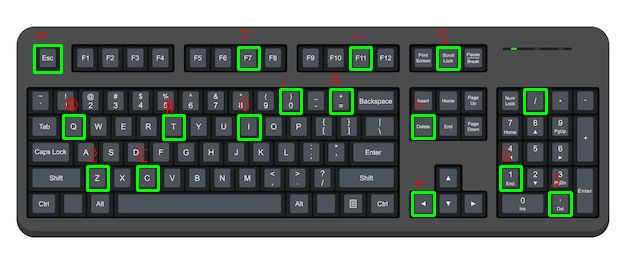
#> input picture annotated_keyboard_image.jpg, 626 x 264 px
$ python -i cv_ocr_final.py   (imports and definitions only)
#> lines starting #> are read from the running program, lines starting #| are printed output that depends on the picture; after the words box and inside, x2 and y2 are one past the last pixel; in counts of white or black regions, pixels touching at a corner belong together
#> further down, picture is the input picture: shape (264, 626, 3); mean B, G, R 111.3, 114.9, 107.7
import cv2
import pytesseract
import numpy as np
import os
import json
import math
import statistics
import shlex
from PIL import Image

# Check if running in Colab for display, otherwise handle standard OpenCV
try:
    from google.colab.patches import cv2_imshow
except ImportError:
    def cv2_imshow(img):
        cv2.imshow("Preview", img)

# --- CONFIGURATION ---
VALID_KEY_CHARS = list("ABCDEFGHIJKLMNOPQRSTUVWXYZabcdefghijklmnopqrstuvwxyz0123456789`~!@#$%^&*()-_=+[]{}\\|;:'\",.<>/?")
VALID_KEYS = set(VALID_KEY_CHARS)
DIGITS = set("0123456789")
LETTERS = set("ABCDEFGHIJKLMNOPQRSTUVWXYZ")

# Full QWERTY including number row
QWERTY_FULL = [
    ['`', '1', '2', '3', '4', '5', '6', '7', '8', '9', '0', '-', '='],
    ['Q', 'W', 'E', 'R', 'T', 'Y', 'U', 'I', 'O', 'P'],
    ['A', 'S', 'D', 'F', 'G', 'H', 'J', 'K', 'L'],
    ['Z', 'X', 'C', 'V', 'B', 'N', 'M']
]

# Letters-only layout (no number row)
QWERTY_LETTERS = [
    ['Q', 'W', 'E', 'R', 'T', 'Y', 'U', 'I', 'O', 'P'],
    ['A', 'S', 'D', 'F', 'G', 'H', 'J', 'K', 'L'],
    ['Z', 'X', 'C', 'V', 'B', 'N', 'M']
]

# --- PREPROCESSING: build adaptive mask and edge mask, then union ---
def build_masks(img, block_size=21, C=5):
#> called with block_size = 21, C = 5
    gray = cv2.cvtColor(img, cv2.COLOR_BGR2GRAY)
    gray_blur = cv2.GaussianBlur(gray, (5, 5), 0)
    bs = block_size if block_size % 2 == 1 else block_size + 1
    mask_adaptive = cv2.adaptiveThreshold(
        gray_blur, 255,
        cv2.ADAPTIVE_THRESH_MEAN_C, cv2.THRESH_BINARY_INV,
        bs, C
    )
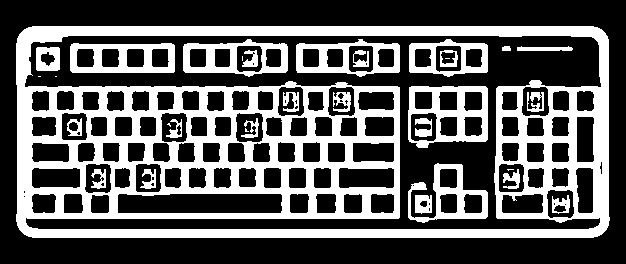
#> mask_adaptive: shape (264, 626); 35.4% white; 32 white regions (7 under 20 px), largest, box (x1, y1, x2, y2) and area: (16, 26, 610, 238) 44464, (408, 86, 488, 148) 2322, (70, 43, 175, 73) 1874
    kernel_small = cv2.getStructuringElement(cv2.MORPH_RECT, (3, 3))
    mask_adaptive = cv2.morphologyEx(mask_adaptive, cv2.MORPH_CLOSE, kernel_small, iterations=1)
#> mask_adaptive: shape (264, 626); 35.7% white; 27 white regions (2 under 20 px), largest, box (x1, y1, x2, y2) and area: (16, 26, 610, 238) 44553, (408, 86, 488, 148) 2336, (70, 43, 175, 73) 1875
    mask_adaptive = cv2.erode(mask_adaptive, kernel_small, iterations=1)
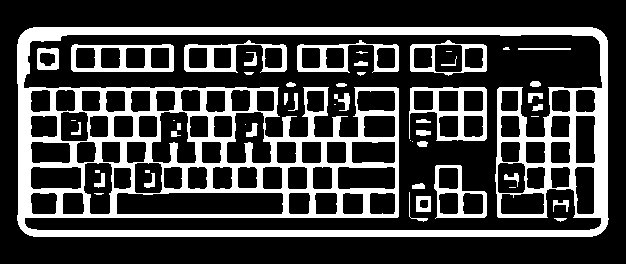
#> mask_adaptive: shape (264, 626); 25.4% white; 51 white regions (14 under 20 px), largest, box (x1, y1, x2, y2) and area: (17, 27, 609, 237) 32959, (409, 87, 487, 141) 1505, (71, 44, 174, 72) 1309
    gray_bi = cv2.bilateralFilter(gray, 9, 75, 75)
    edges = cv2.Canny(gray_bi, 40, 160)
#> edges: shape (264, 626); 6% white in thin lines or dots, all inside (x1, y1, x2, y2) = (16, 26, 610, 238)
    edges = cv2.morphologyEx(edges, cv2.MORPH_CLOSE, kernel_small, iterations=1)
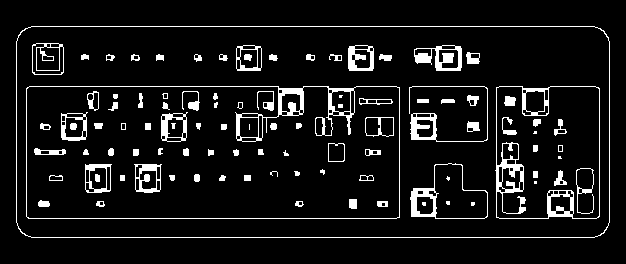
#> edges: shape (264, 626); 8.2% white; 99 white regions (15 under 20 px), largest, box (x1, y1, x2, y2) and area: (26, 86, 400, 219) 2131, (495, 86, 600, 219) 1764, (16, 26, 610, 238) 1593
    mask_edges = cv2.dilate(edges, kernel_small, iterations=1)
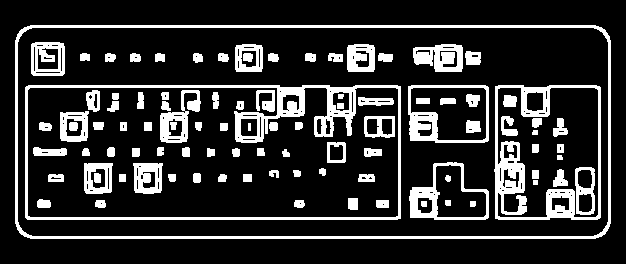
#> mask_edges: shape (264, 626); 18.1% white; 97 white regions, largest, box (x1, y1, x2, y2) and area: (25, 85, 401, 220) 5161, (15, 25, 611, 239) 4809, (494, 85, 601, 220) 3702
    mask_union = cv2.bitwise_or(mask_adaptive, mask_edges)
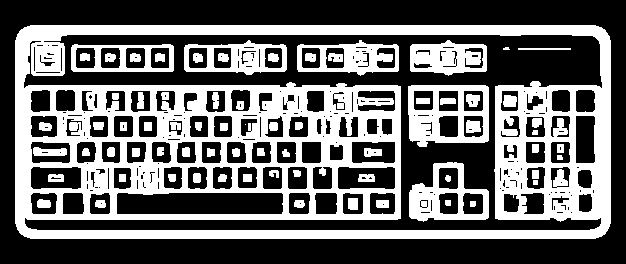
#> mask_union: shape (264, 626); 40.5% white; 73 white regions (2 under 20 px)
    return gray, mask_adaptive, mask_edges, mask_union

# --- FIND CONTOURS ---
def find_key_contours(binary_mask, img_shape):
#> called with img_shape = (264, 626, 3)
    contours, _ = cv2.findContours(binary_mask.copy(), cv2.RETR_TREE, cv2.CHAIN_APPROX_SIMPLE)
#> contours = 355 contours, 149 with area under 20; largest, box (x1, y1, x2, y2) and area: (15, 25, 611, 239) 126452, (23, 34, 603, 231) 46938, (408, 85, 489, 147) 4518, (116, 192, 284, 215) 3614, (409, 162, 489, 222) 3218
    H, W = img_shape[:2]
    image_area = float(W * H)
    min_area = image_area * 0.00001
    max_area = image_area * 0.08
    candidates = []
    for cnt in contours:
        area = cv2.contourArea(cnt)
        if area < min_area or area > max_area:
            continue
        x, y, w, h = cv2.boundingRect(cnt)
        if w < 10 or h < 10:
            continue
        aspect = w / float(h)
        if not (0.35 < aspect < 9.0):
            continue
        rect_area = w * h
        if rect_area <= 0:
            continue
        fill_ratio = area / float(rect_area)
        if fill_ratio < 0.20:
            continue
        approx = cv2.approxPolyDP(cnt, 0.03 * cv2.arcLength(cnt, True), True)
        if len(approx) < 4 or len(approx) > 14:
            continue
        candidates.append(cnt)
#> this loop made 355 passes
#> (area, x, y, w, h, aspect, rect_area, fill_ratio) on passes 9, 13, 16: (243.5, 578, 193, 15, 20, 0.75, 300, 0.812), (553, 369, 192, 27, 23, 1.17, 621, 0.89), (441, 342, 192, 22, 23, 0.957, 506, 0.872)
#> after the loop, candidates = 109 contours; largest, box (x1, y1, x2, y2) and area: (408, 85, 489, 147) 4518, (116, 192, 284, 215) 3614, (409, 162, 489, 222) 3218, (184, 40, 287, 75) 2752, (297, 40, 399, 76) 2721
    candidates = sorted(candidates, key=lambda c: (cv2.boundingRect(c)[1], cv2.boundingRect(c)[0]))
    return candidates

# --- OCR HELPERS ---
def _run_tesseract(pil_img, whitelist):
    whitelist_token = shlex.quote(whitelist)
    for psm in (10, 8, 6, 7, 13):
        config = f'--oem 1 --psm {psm} -c tessedit_char_whitelist={whitelist_token}'
        text = pytesseract.image_to_string(pil_img, config=config).strip().replace("\n", "")
        if text:
            return text
    return ""

def ocr_label_from_roi(gray, bbox, valid_keys=VALID_KEYS):
    x, y, w, h = bbox
    margin = int(0.10 * min(w, h))
    rx1 = max(0, x + margin)
    ry1 = max(0, y + margin)
    rx2 = min(gray.shape[1], x + w - margin)
    ry2 = min(gray.shape[0], y + h - margin)
    roi = gray[ry1:ry2, rx1:rx2]
    if roi.size == 0 or roi.shape[0] < 6 or roi.shape[1] < 6:
        return None
    roi_big = cv2.resize(roi, None, fx=3.0, fy=3.0, interpolation=cv2.INTER_CUBIC)
    roi_bin = cv2.threshold(roi_big, 0, 255, cv2.THRESH_BINARY + cv2.THRESH_OTSU)[1]
    roi_inv = cv2.bitwise_not(roi_bin)
    whitelist = ''.join(sorted(valid_keys))
    pil_inv = Image.fromarray(roi_inv)
    text = _run_tesseract(pil_inv, whitelist)
    if not text:
        pil_bin = Image.fromarray(roi_bin)
        text = _run_tesseract(pil_bin, whitelist)
    if not text:
        return None
    if len(text) == 1 and text.isalpha():
        text = text.upper()
    mapping = {'|': 'I', 'l': 'I'}
    text = mapping.get(text, text)
    return text if text in valid_keys else None

# --- GEOMETRY HELPERS ---
def iou_box(a, b):
    ax, ay, aw, ah = a
    bx, by, bw, bh = b
    x1 = max(ax, bx); y1 = max(ay, by)
    x2 = min(ax + aw, bx + bw); y2 = min(ay + ah, by + bh)
    inter = max(0, x2 - x1) * max(0, y2 - y1)
    denom = (aw * ah) + (bw * bh) - inter
    return inter / denom if denom > 0 else 0.0

def nms_boxes(boxes, iou_thresh=0.35):
    if not boxes:
        return []
    areas = [(w * h) for (_, _, w, h) in boxes]
    idxs = list(range(len(boxes)))
    idxs.sort(key=lambda i: areas[i], reverse=True)
    kept = []
    while idxs:
        i = idxs.pop(0)
        keep = True
        for k in kept:
            if iou_box(boxes[i], boxes[k]) > iou_thresh:
                keep = False
                break
        if keep:
            kept.append(i)
        idxs = [j for j in idxs if iou_box(boxes[j], boxes[i]) <= iou_thresh]
    return [boxes[i] for i in kept]

def remove_nested_boxes(boxes, pad=2, area_ratio_thresh=0.85):
    if not boxes:
        return []
    areas = [w * h for (x, y, w, h) in boxes]
    idxs = list(range(len(boxes)))
    idxs.sort(key=lambda i: areas[i], reverse=True)
    def contains(outer, inner):
        ox, oy, ow, oh = outer
        ix, iy, iw, ih = inner
        return (ix >= ox + pad and iy >= oy + pad and
                ix + iw <= ox + ow - pad and iy + ih <= oy + oh - pad)
    keep = [True] * len(boxes)
    for i_pos, i in enumerate(idxs):
        if not keep[i]: continue
        oi = boxes[i]; ai = areas[i]
        for j in idxs[i_pos + 1:]:
            if not keep[j]: continue
            oj = boxes[j]; aj = areas[j]
            if contains(oi, oj) and (aj / ai) <= area_ratio_thresh:
                keep[j] = False
    return [boxes[k] for k in range(len(boxes)) if keep[k]]

# --- ROW CLUSTERING ---
# [383 lines left out: functions cluster_rows_by_y, build_detected_rows, map_rows_to_layout, correct_labels_by_qwerty, fix_ambiguous_by_row, resolve_duplicate_labels and 6 more, not called in this run]

###########################################################
# KEY MODIFICATION HERE:
# 1. Accepts 'img' (Numpy Array) instead of filepath
# 2. Does NOT resize the image (maintains stereo coords)
###########################################################
def detect_keyboard_keys(img, verbose=False, save_debug=True, include_unlabeled=True):

    # img is now passed directly. We skip loading and resizing.
    # This ensures (u, v) coordinates match the Disparity Map from the Stereo Pipeline.

    gray, mask_adaptive, mask_edges, mask_union = build_masks(img, block_size=21, C=5)
    contours = find_key_contours(mask_union, img.shape)
#> contours has the same summary as candidates in find_key_contours
    if len(contours) < 10:
        if verbose:
            print(f"Union mask yielded {len(contours)} contours; trying alternate params...")
        gray, mask_adaptive, mask_edges, mask_union = build_masks(img, block_size=17, C=3)
        contours = find_key_contours(mask_union, img.shape)
    if verbose:
        print(f"Using {len(contours)} candidate key contours")
    if save_debug:
        cv2.imwrite("debug_mask_adaptive.png", mask_adaptive)
        cv2.imwrite("debug_mask_edges.png", mask_edges)
        cv2.imwrite("debug_mask_union.png", mask_union)

    contour_boxes = []
    for cnt in contours:
        x, y, w, h = cv2.boundingRect(cnt)
        if w >= 12 and h >= 12:
            contour_boxes.append((x, y, w, h))
#> this loop made 109 passes
#> (x, y, w, h) on passes 1 to 12: (184, 40, 103, 35), (297, 40, 102, 36), (410, 40, 77, 36), (71, 44, 103, 28), (75, 47, 21, 22), (100, 47, 21, 22), (125, 47, 21, 22), (150, 47, 20, 22), (188, 47, 20, 22), (213, 47, 19, 22), (264, 47, 19, 22), (301, 47, 20, 22)
    all_boxes = nms_boxes(contour_boxes, iou_thresh=0.3)
#> the loop in nms_boxes, `while idxs:` made 103 passes
    all_boxes = remove_nested_boxes(all_boxes, pad=2, area_ratio_thresh=0.85)
#> the loop in remove_nested_boxes, `for i_pos, i in enumerate(idxs):` made 103 passes
    raw_results = []
    for (x, y, w, h) in all_boxes:
        label = ocr_label_from_roi(gray, (x, y, w, h), VALID_KEYS)
        cx, cy = int(x + w / 2), int(y + h / 2)
        raw_results.append({
            "label": label if label else "?",
            "bbox": {"x": x, "y": y, "w": w, "h": h},
            "center": {"cx": cx, "cy": cy},
            "inferred": False if label else True
        })
        if verbose:
            print(f"Box @ ({x},{y},{w},{h}) -> {label if label else '?'}")
#> this loop made 1 pass
#> pass 1, in ocr_label_from_roi, `roi_big = cv2.resize(roi, None, fx=3.0, fy=3.0, interpolation=cv2.INTE..`:
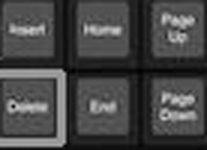
#> roi_big: shape (150, 207); min 0, max 203, mean 71.1
#> pass 1, in ocr_label_from_roi, `roi_bin = cv2.threshold(roi_big, 0, 255, cv2.THRESH_BINARY + cv2.THRES..`:
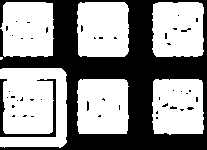
#> roi_bin: shape (150, 207); 58.5% white; 46 black regions (44 under 20 px), largest, box (x1, y1, x2, y2) and area: (0, 0, 207, 150) 12061, (0, 79, 56, 137) 552

    qwerty_layout, letters_only, min_row_len = select_layout_and_params(raw_results)

    if any(r["label"] != "?" for r in raw_results):
        raw_results = correct_labels_by_qwerty(raw_results, qwerty_layout, min_row_len=min_row_len, match_thresh=0.6)

    if not letters_only:
        raw_results = fix_ambiguous_by_row(raw_results)

    dedup_results = resolve_duplicate_labels(raw_results, qwerty_layout)
    filled_results = fill_missing_by_layout(dedup_results, qwerty_layout)
    filled_results = fill_missing_by_neighbors_no_map(filled_results, qwerty_layout)
    final_results = label_spacebar_by_B(filled_results, width_factor=3.0, dx_thresh_factor=1.0, dy_thresh_factor=0.6)

    annotated = img.copy()
    for r in final_results:
        if not r.get("bbox"):
            continue
        x, y, w, h = r["bbox"]["x"], r["bbox"]["y"], r["bbox"]["w"], r["bbox"]["h"]
        lbl = r["label"]

        # Draw bounding box
        cv2.rectangle(annotated, (x, y), (x + w, y + h), (0, 255, 0), 2)

        # Text properties
        font = cv2.FONT_HERSHEY_SIMPLEX
        font_scale = 0.55
        thickness = 1
        color = (0, 0, 255) if lbl != "?" else (0, 165, 255)

        # Compute text size and place label in bottom-right corner inside the box
        (text_w, text_h), baseline = cv2.getTextSize(lbl, font, font_scale, thickness)
        pad_x = 2
        pad_y = 2
        text_x = x + w - text_w - pad_x
        text_y = y + h - pad_y  # OpenCV uses this as baseline y

        cv2.putText(annotated, lbl, (text_x, text_y), font, font_scale, color, thickness)

    # Optional: draw space center marker
    space_info = detect_spacebar(final_results)
    if space_info:
        cx, cy = space_info["center"]["cx"], space_info["center"]["cy"]
        cv2.circle(annotated, (cx, cy), 5, (255, 0, 0), -1)

    return annotated, final_results

# --- MAIN ENTRY POINT ---
# [31 lines left out: function main, not called in this run]

# [2 lines not run here, left out]

>>> import cv2
>>> picture = cv2.imread('annotated_keyboard_image.jpg')
#> (the run stopped early here; a loop or call above may not have finished)
